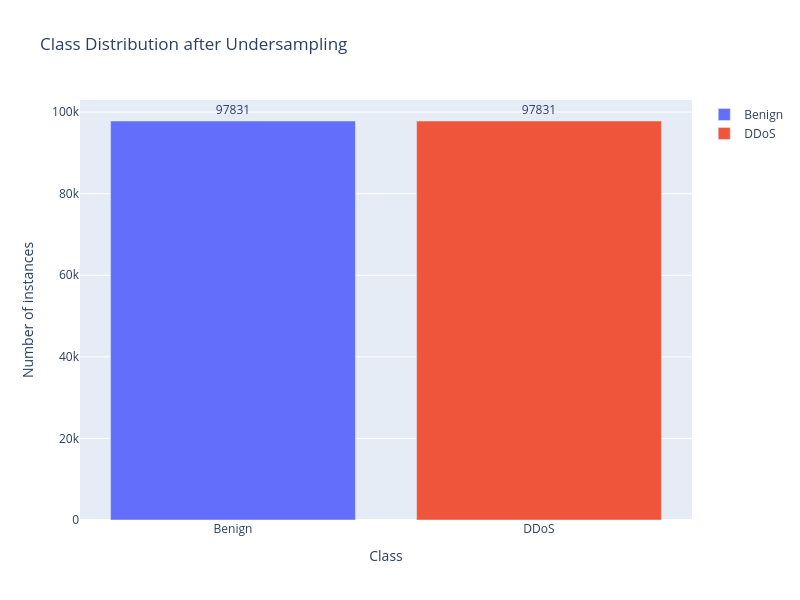

Write notebook code for a chart like this one.
### Markdown cell above
# Show Data After Balancing

### Code cell
labels, counts = np.unique(y_us, return_counts=True)

# Create the figure
fig = go.Figure()

# Add bars for each class
for label, count in zip(labels, counts):
    fig.add_trace(go.Bar(
        name=label,
        x=[label],
        y=[count],
        text=[count],
        textposition='outside',
        orientation='v'
    ))

# Update layout
fig.update_layout(
    width=800,
    height=600,
    title='Class Distribution after Undersampling',
    yaxis_title='Number of instances',
    xaxis_title='Class'
)

# Show the plot
iplot(fig)

### Figure 1 — Plotly figure (JSON) as saved in the notebook; plotly's stock layout.template omitted (floating-point values rounded to 4 significant figures)
{"data": [{"name": "Benign", "orientation": "v", "text": ["97831"], "textposition": "outside", "type": "bar", "x": ["Benign"], "y": [97831]}, {"name": "DDoS", "orientation": "v", "text": ["97831"], "textposition": "outside", "type": "bar", "x": ["DDoS"], "y": [97831]}], "layout": {"height": 600, "title": {"text": "Class Distribution after Undersampling"}, "width": 800, "xaxis": {"title": {"text": "Class"}}, "yaxis": {"title": {"text": "Number of instances"}}}}
